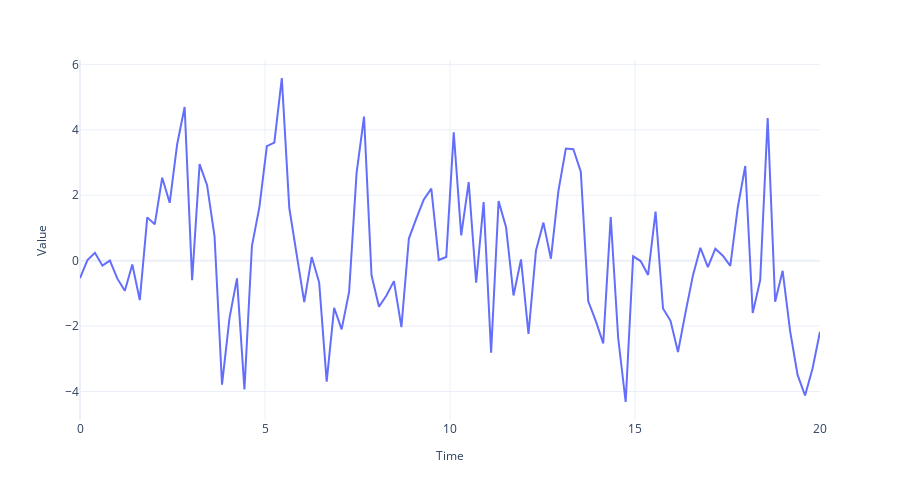

Notebook code for this chart:
### Code cell
fig = plot_time_series(regular_time_samples, 
                 timeseries_, 
                 "")
fig.write_image("imgs/chapter_1/mix_n_match.png")
fig.show()
